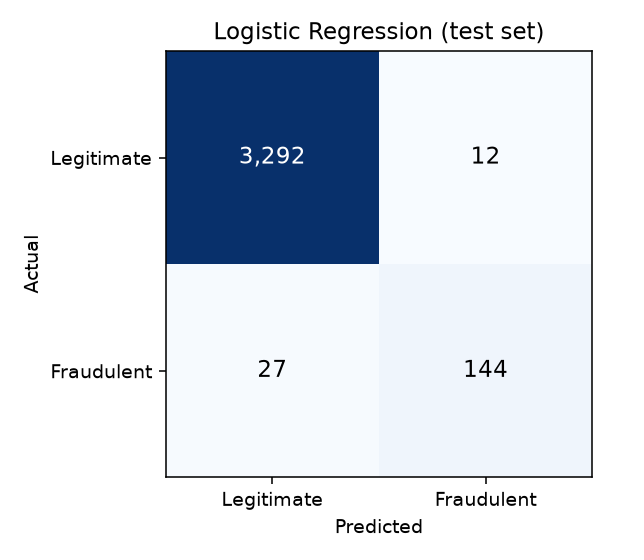
#> input picture reports/confusion_matrix_logistic_regression.png, 644 x 560 px
$ python -i ocr_utils.py   (imports and definitions only)
#> lines starting #> are read from the running program, lines starting #| are printed output that depends on the picture
#> further down, picture is the input picture: PIL image 644x560 RGBA; mean R, G, B, A 215.1, 221.8, 231, 255
"""OCR helpers: image validation, preprocessing and text extraction with Tesseract."""
from __future__ import annotations

import io
import os
import re
import shutil
import warnings
from dataclasses import dataclass, field
from pathlib import Path

from PIL import Image, ImageOps, UnidentifiedImageError
from config import ALLOWED_IMAGE_FORMATS, MAX_IMAGE_BYTES, MAX_IMAGE_PIXELS

try:
    import pytesseract
except ImportError:  # pragma: no cover - depends on the user's environment
    pytesseract = None

Image.MAX_IMAGE_PIXELS = MAX_IMAGE_PIXELS

_WINDOWS_TESSERACT_PATHS = (
    r"C:\Program Files\Tesseract-OCR\tesseract.exe",
    r"C:\Program Files (x86)\Tesseract-OCR\tesseract.exe",
)


class OCRError(RuntimeError):
    """Raised for unreadable images or OCR engine problems (message is user-safe)."""


@dataclass
class OCRResult:
    text: str
    mean_confidence: float | None
    word_count: int
    warnings: list[str] = field(default_factory=list)


# [55 lines left out: functions configure_tesseract, tesseract_status, load_image, not called in this run]


def preprocess_image(img: Image.Image) -> Image.Image:
    """Improve OCR accuracy: fix orientation, grayscale, upscale small images,
    invert dark-mode screenshots and stretch contrast."""
    img = ImageOps.exif_transpose(img)
    if img.mode in ("RGBA", "LA", "P"):
        rgba = img.convert("RGBA")
        background = Image.new("RGBA", rgba.size, (255, 255, 255, 255))
#> background: PIL image 644x560 RGBA; every value is 255
        img = Image.alpha_composite(background, rgba).convert("RGB")
    gray = ImageOps.grayscale(img)
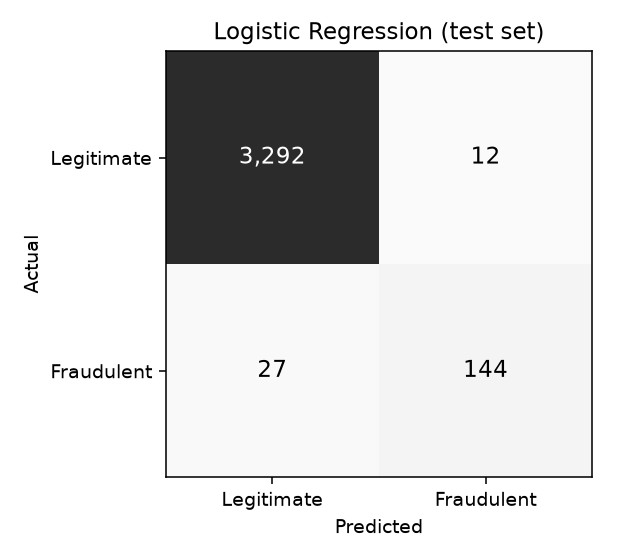
#> gray: PIL image 644x560 L; min 0, max 255, mean 220.8

    if gray.width < 1200:
        scale = min(2.0, 4000 / gray.width)
#> scale = 2
        gray = gray.resize((int(gray.width * scale), int(gray.height * scale)), Image.LANCZOS)
#> gray: PIL image 1288x1120 L

    histogram = gray.histogram()
#> histogram = 256 values, max 665695 at index 255, min 53 at index 107, mean 5635
    total = sum(histogram) or 1
#> total = 1442560
    mean_brightness = sum(i * c for i, c in enumerate(histogram)) / total
#> mean_brightness = 220.7
    if mean_brightness < 110:
        gray = ImageOps.invert(gray)

    return ImageOps.autocontrast(gray, cutoff=1)
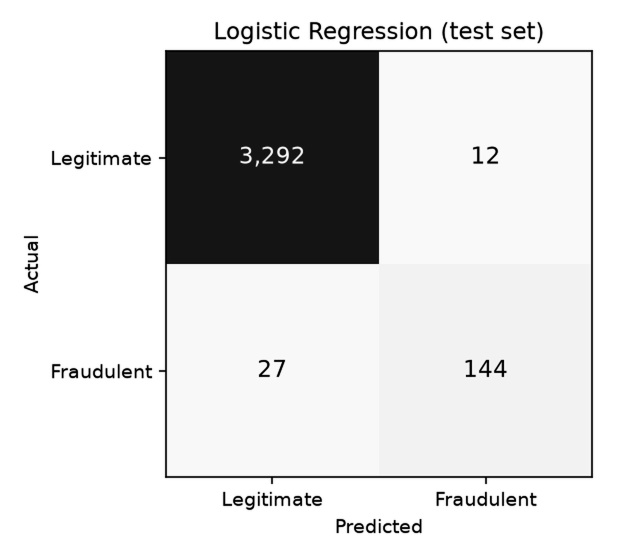
#> returned value: PIL image 1288x1120 L (shown at 1/2 size); min 0, max 255, mean 216.9


# [49 lines left out: functions normalize_ocr_text, extract_text_from_image, not called in this run]

>>> from PIL import Image
>>> picture = Image.open('reports/confusion_matrix_logistic_regression.png')
>>> result = preprocess_image(picture)

$ run again, on reports/eda_class_distribution.png
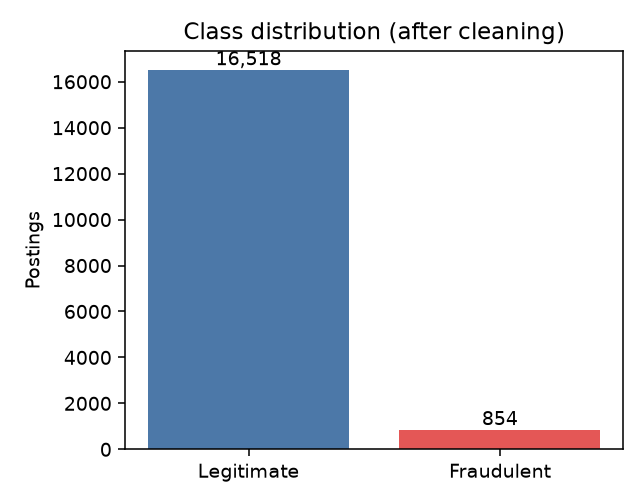
#> input picture reports/eda_class_distribution.png, 644 x 504 px
#> picture is the input picture: PIL image 644x504 RGBA; mean R, G, B, A 205.9, 214.6, 225.9, 255
#> background: PIL image 644x504 RGBA; every value is 255
#> in preprocess_image, `gray = ImageOps.grayscale(img)`:
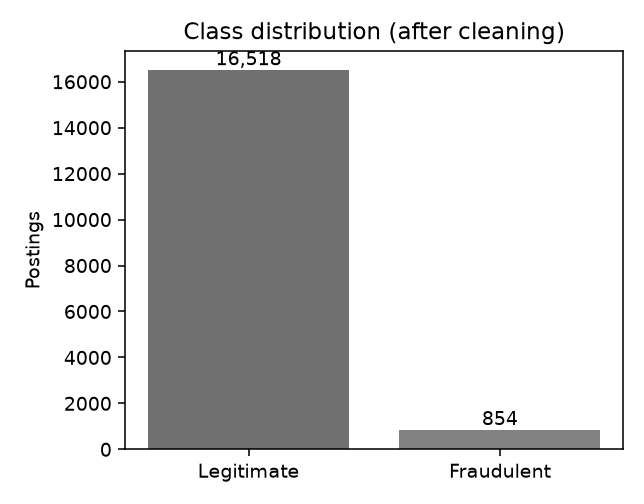
#> gray: PIL image 644x504 L; min 0, max 255, mean 213.2
#> histogram = 256 values, max 879567 at index 255, min 53 at index 80, mean 5071.5
#> total = 1298304
#> mean_brightness = 213

$ run again, on reports/eda_missing_values.png
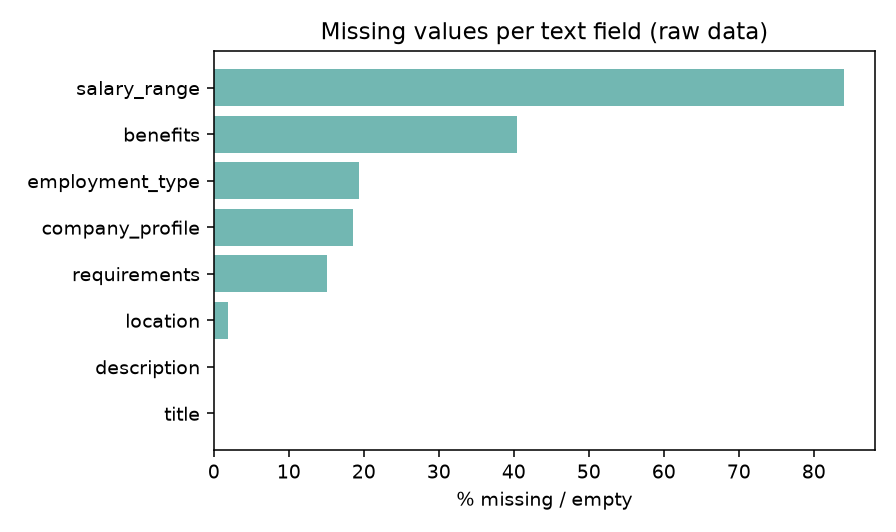
#> input picture reports/eda_missing_values.png, 896 x 532 px
#> picture is the input picture: PIL image 896x532 RGBA; mean R, G, B, A 234.4, 241.6, 241.1, 255
#> background: PIL image 896x532 RGBA; every value is 255
#> in preprocess_image, `gray = ImageOps.grayscale(img)`:
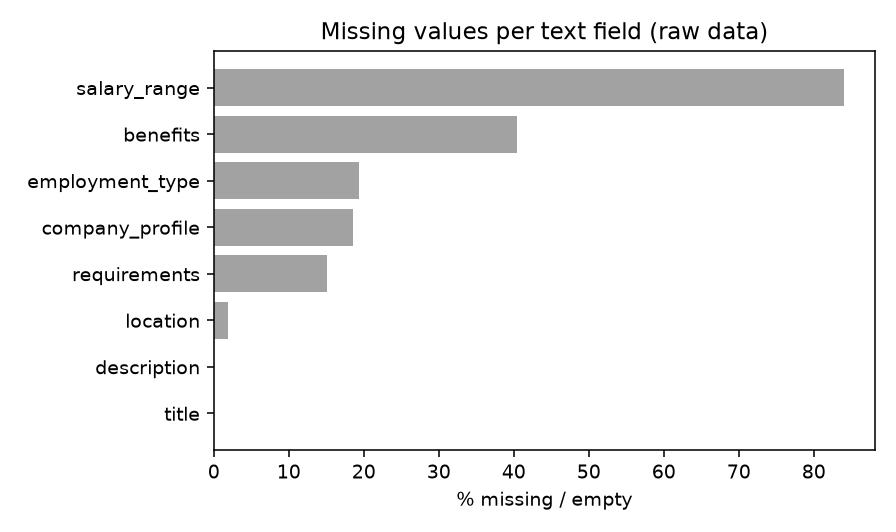
#> gray: PIL image 896x532 L; min 0, max 255, mean 239.4
#> histogram = 256 values, max 1570716 at index 255, min 82 at index 110, mean 7448
#> total = 1906688
#> mean_brightness = 239.2
